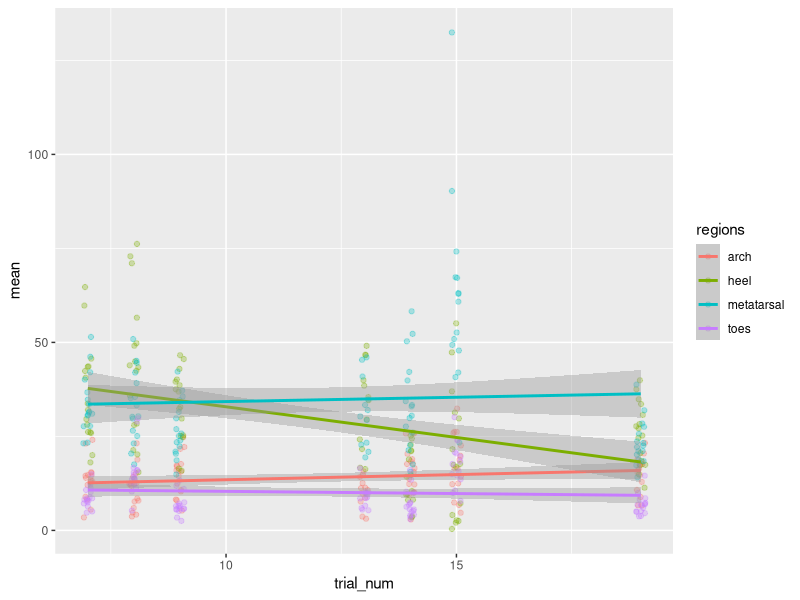
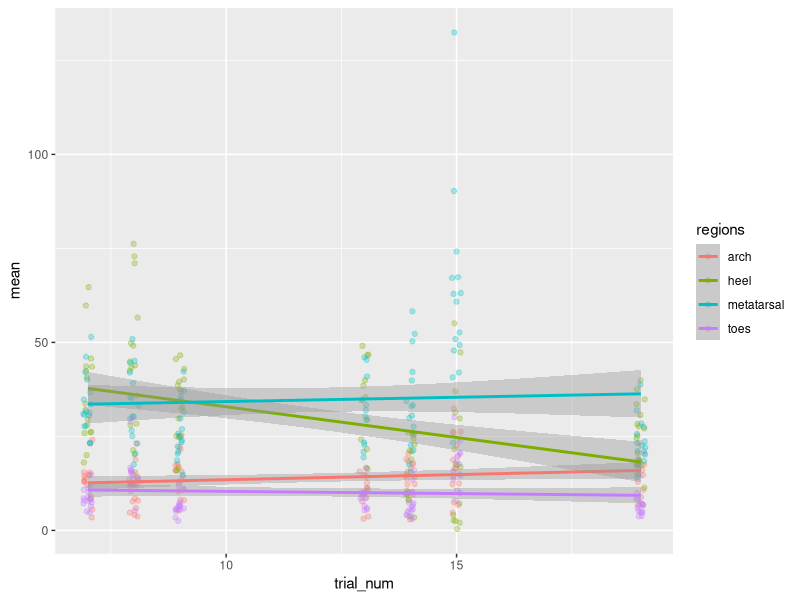

These charts were generated, in order, by the following R code:
## ---- chunk 1
library(tidyverse)
library(here)
## ---- chunk 2
#importing data
df <- read.csv(here("data","per_ppt_step_mass_per_region.csv"))

#we are separating the trial number from the trial column
df <- df %>% mutate(trial_num=as.numeric(str_sub(trials,6,7))) %>% #making sure the data is numeric
  subset(select=-c(trials)) #getting rid of trials column, now that it is useless

#plotting data
p <- ggplot(df,aes(x=trial_num,y=mean,color=regions))
p+geom_jitter(height=0,width=0.1,alpha=0.3)+geom_smooth(formula=y~x,method=lm)

#saves figure into output folder
ggsave(here("output","figs","foot_use_data_plot.png"))
